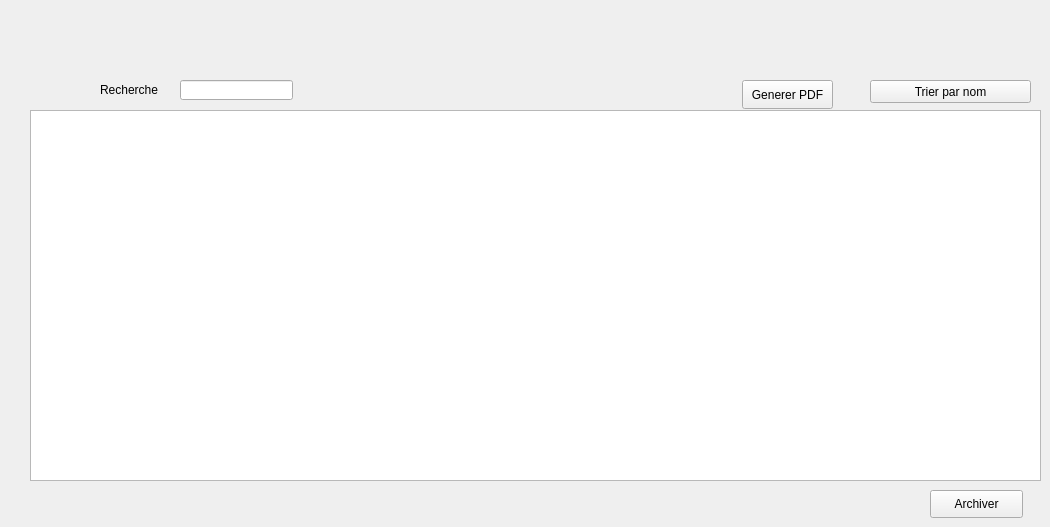
      <widget class="QWidget" name="tab_11">
       <attribute name="title">
        <string>Afficher une affaire</string>
       </attribute>
       <widget class="QTableView" name="tab_affjuridique">
        <property name="geometry">
         <rect>
          <x>30</x>
          <y>110</y>
          <width>1011</width>
          <height>371</height>
         </rect>
        </property>
       </widget>
       <widget class="QLineEdit" name="le_recherche">
        <property name="geometry">
         <rect>
          <x>180</x>
          <y>80</y>
          <width>113</width>
          <height>20</height>
         </rect>
        </property>
       </widget>
       <widget class="QLabel" name="label_26">
        <property name="geometry">
         <rect>
          <x>100</x>
          <y>80</y>
          <width>81</width>
          <height>20</height>
         </rect>
        </property>
        <property name="text">
         <string>Recherche</string>
        </property>
       </widget>
       <widget class="QPushButton" name="pushButton_triernom">
        <property name="geometry">
         <rect>
          <x>870</x>
          <y>80</y>
          <width>161</width>
          <height>23</height>
         </rect>
        </property>
        <property name="text">
         <string>Trier par nom</string>
        </property>
       </widget>
       <widget class="QPushButton" name="pushButton_archiver_roua">
        <property name="geometry">
         <rect>
          <x>930</x>
          <y>490</y>
          <width>93</width>
          <height>28</height>
         </rect>
        </property>
        <property name="text">
         <string>Archiver</string>
        </property>
       </widget>
       <widget class="QPushButton" name="PDF_roua">
        <property name="geometry">
         <rect>
          <x>742</x>
          <y>80</y>
          <width>91</width>
          <height>29</height>
         </rect>
        </property>
        <property name="text">
         <string>Generer PDF</string>
        </property>
       </widget>
      </widget>
